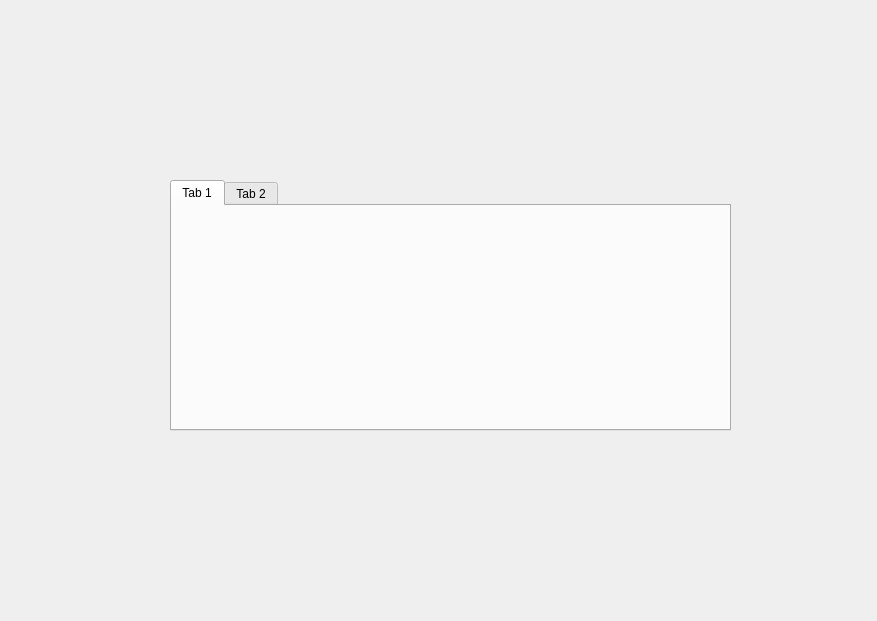
<?xml version="1.0" encoding="UTF-8"?>
<ui version="4.0">
 <class>license</class>
 <widget class="QDialog" name="license">
  <property name="geometry">
   <rect>
    <x>0</x>
    <y>0</y>
    <width>877</width>
    <height>621</height>
   </rect>
  </property>
  <property name="windowTitle">
   <string>Dialog</string>
  </property>
  <widget class="QTabWidget" name="tabWidget">
   <property name="geometry">
    <rect>
     <x>170</x>
     <y>180</y>
     <width>561</width>
     <height>251</height>
    </rect>
   </property>
   <property name="currentIndex">
    <number>0</number>
   </property>
   <property name="tabBarAutoHide">
    <bool>true</bool>
   </property>
   <widget class="QWidget" name="tab">
    <attribute name="title">
     <string>Tab 1</string>
    </attribute>
   </widget>
   <widget class="QWidget" name="tab_2">
    <attribute name="title">
     <string>Tab 2</string>
    </attribute>
   </widget>
  </widget>
 </widget>
 <resources/>
 <connections/>
</ui>
